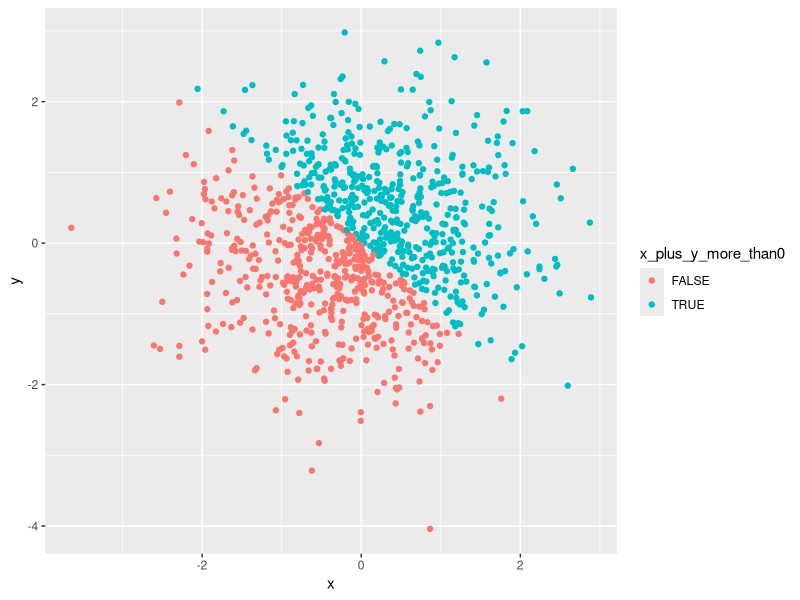
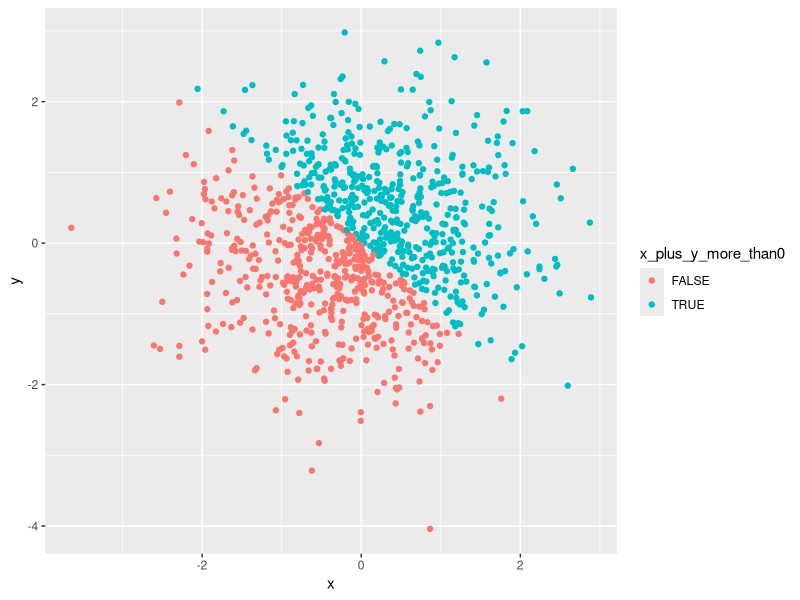

R code for these plots, in order:
## ---- chunk 1
library(tidyverse)
## ---- chunk 2
dataframe = tibble(
  sample = runif(10, min = 0, max = 5),
  morethan2 = c(sample[1:10] > 2),
  p1_cha = c('JohnyDepp','AlanRickman','Eddie','Benedict','Watson','f','g','h','i','SeverusSnape'),
  p1_fac = factor(c('A','A','C','C','A','B','B','E','E','A'))
)
mean(dataframe$sample)
mean(dataframe$morethan2)
mean(dataframe$p1_cha)
mean(dataframe$p1_fac)
## ---- chunk 3
tmp1 = as.factor(dataframe$p1_cha)
tmp1
as.numeric(tmp1)

tmp2 = as.character(dataframe$p1_fac)
tmp2
as.numeric(tmp2)
## ---- chunk 4
norm_distri = tibble(
  x = rnorm(1000),
  y = rnorm(1000),
  x_plus_y_more_than0 = c(x[1:1000] + y[1:1000] > 0 ),
  p2_num = as.numeric(x_plus_y_more_than0),
  p2_fac = as.factor(x_plus_y_more_than0)
)
norm_distri
object.size(norm_distri)
## ---- chunk 5
ggplot(norm_distri, aes(x = x, y = y, color = x_plus_y_more_than0)) + geom_point()
ggsave("hw1_p2_scatter_plot.pdf", path = './plot')
